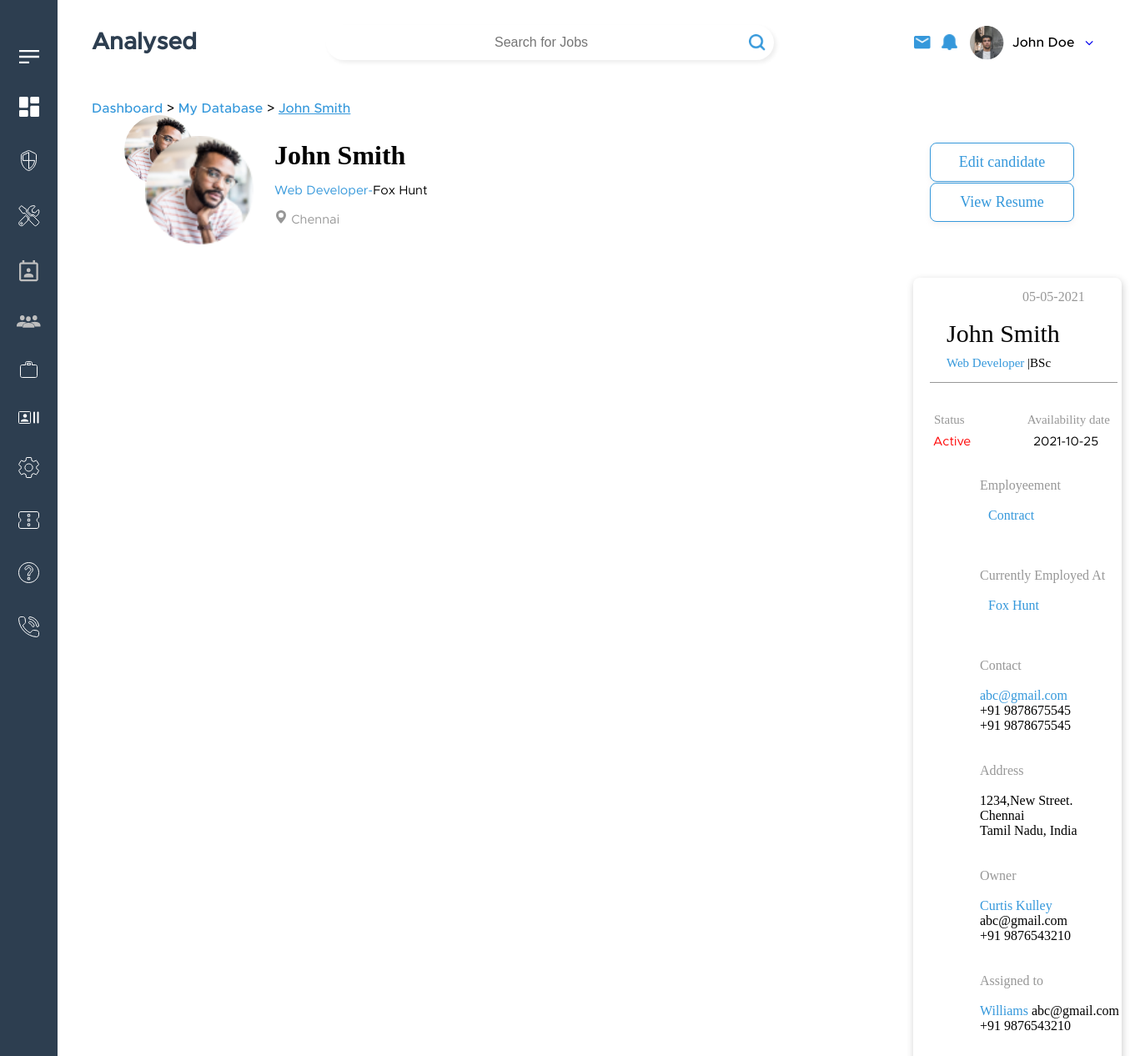
The app's page /recruiter/candidates_status_header.php with its own data.
### tables this page shows
CREATE TABLE `candidates` (
  `id` int(11) NOT NULL,
  `candidate_id` varchar(50) NOT NULL,
  `image` varchar(50) NOT NULL,
  `firstname` varchar(50) NOT NULL,
  `lastname` varchar(50) NOT NULL,
  `candidate_email` varchar(50) NOT NULL,
  `countrycode` varchar(3) NOT NULL,
  `phone_no` bigint(20) NOT NULL,
  `birth_date` date NOT NULL,
  `status` varchar(50) NOT NULL,
  `address` varchar(50) NOT NULL,
  `country` varchar(50) NOT NULL,
  `city_name` varchar(50) NOT NULL,
  `zipcode` varchar(10) NOT NULL,
  `state` varchar(50) NOT NULL,
  `current_title` varchar(50) NOT NULL,
  `company_name` varchar(50) NOT NULL,
  `candidate_type` varchar(50) NOT NULL,
  `emp_preference` varchar(50) NOT NULL,
  `source` varchar(50) NOT NULL,
  `recruiter` varchar(50) NOT NULL,
  `current_salary` int(11) NOT NULL,
  `salary_range1` int(11) NOT NULL,
  `salary_range2` int(11) NOT NULL,
  `talents` varchar(50) NOT NULL,
  `resume` varchar(50) NOT NULL,
  `skills` varchar(50) NOT NULL,
  `qualifications` varchar(50) NOT NULL,
  `comment` varchar(50) NOT NULL,
  `availability_date` date NOT NULL,
  `job` varchar(50) NOT NULL,
  `accessibility` varchar(50) NOT NULL,
  `response_type` varchar(50) NOT NULL,
  `last_updated` date NOT NULL
);

### recruiter/candidates_status_header.php (the view, shortened to what this page needs)
<?php include 'connection1.php'; ?>
<?php
    $c_id=$_GET['c_id'];
    $sql=mysqli_query($conn,"select * from candidates where candidate_id='$c_id'");
    $check=mysqli_num_rows($sql)>0;
    if($check){
        while($row=mysqli_fetch_assoc($sql)){
            ?>
       <link rel="stylesheet" href="./css/candidates_status_header.css">
<body>
   <?php include('header.php') ?>
<div class="container">
<div class="small_container">
        <div class="bread-crumbs_Mytools-recruiter">
            <a href=" dashboard.php" class="active-breadcrumb-link">Dashboard</a> >  <a href=" candidate_list.php" class="active-breadcrumb-link">My Database</a> >  <a href="" class="active-breadcrumb-link"><u>John Smith</u></a>
        </div>
 <div class="profile-img">
   <img src="../img/<?php echo $row["image"]; ?>" width="130" height="130" style="margin: 25px" alt="">
  <h1><?php echo $row["firstname"]; ?><p1 style="font-family:verdana"><?php echo $row["candidate_id"]; ?></p1></h1><br>
  <h2><span style="color:#3598DB"><?php echo $row["current_title"]; ?>-</span><?php echo $row["company_name"]; ?></h2><br>
  <h4><svg xmlns="http://www.w3.org/2000/svg" width="16" height="16" fill="currentColor" class="bi bi-geo-alt-fill" viewBox="0 0 16 16">
  <path d="M8 16s6-5.686 6-10A6 6 0 0 0 2 6c0 4.314 6 10 6 10zm0-7a3 3 0 1 1 0-6 3 3 0 0 1 0 6z"/>
</svg> <?php echo $row["city_name"]; ?></h4>
</div>
<div class="button">
<button><a href="edit-Candidates1.php" style="text-decoration: none;color:#3598DB;">Edit candidate</a></button><br><br><br><br>
<button ><a href="img/<?php echo $row["resume"]; ?>" target="_blank" style="text-decoration: none;color:#3598DB;">View Resume</a></button>
  </div>
          <div class="status">
     <div class="status1"><b><?php echo $row["candidate_id"]; ?>&emsp;&emsp;&emsp;&emsp;&emsp;&emsp;&emsp;</b>
     <span style="color:#979797">05-05-2021</span>
     </div>
     <br>
     <div class="status-name">
     <span><?php echo $row["firstname"]; ?></span>
     <p style="color:#3598DB"><?php echo $row["current_title"]; ?>
     <span style="color:black; font-size:15px">|<?php echo $row["qualifications"]; ?></span></p>
     <u style="color:#979797">&emsp;&emsp;&emsp;&emsp;&emsp;&emsp;&emsp;&emsp;&emsp;&emsp;&emsp;&emsp;&emsp;&emsp;&emsp;</u>
     <br><br>
     <span style="color:#979797; font-size:15px; font-family:CeraM; margin-left:-15px;">
     Status&emsp;&emsp;&emsp;&emsp;&emsp;Availability date</span>
     <br>
     </div>
    <div class="displayname">
    <span style="color:red"><?php echo $row["status"]; ?></span>&emsp;&emsp;&emsp;&emsp;&emsp;<?php echo $row["availability_date"]; ?>
    </div>
    <br>
    <br>
    <div class="employeement">
    Employeement<br><br>
    <p><?php echo $row["candidate_type"]; ?></p>
    <br><br><br>
    Currently Employed At<br><br>
    <p><?php echo $row["company_name"]; ?></p>
    <br>
    <br><br>
    Contact
    <br>
    <br>
    <p style="margin-left:-0"><?php echo $row["candidate_email"]; ?></p>
    <span style="color:black"><?php echo $row["countrycode"]; ?> <?php echo $row["phone_no"]; ?></span><br>
    <span style="color:black"><?php echo $row["countrycode"]; ?> <?php echo $row["phone_no"]; ?></span><br>
    <br><br>
     Address<br><br>
    <span style="color:black"><?php echo $row["address"]; ?><br>
    <?php echo $row["city_name"]; ?><br>
    <?php echo $row["state"]; ?>, <?php echo $row["country"]; ?></span><br>
    <br><br>
    Owner<br><br>
    <span style="color:#3598DB">Curtis Kulley</span>
    <span style="color:black">abc@gmail.com</span><br>
    <span style="color:black">+91 9876543210</span><br>
<br><br>
 Assigned to<br><br>
    <span style="color:#3598DB">Williams</span>
    <span style="color:black">abc@gmail.com</span><br>
    <span style="color:black">+91 9876543210</span><br>
</div>  </div>
<?php } }  ?>

### recruiter/header.php (shortened to what this page needs)
<link rel="stylesheet" href="./css/header_remove.css">
<link rel="stylesheet" href="./css/index_remov.css">
<link rel="stylesheet" href="https://stackpath.bootstrapcdn.com/font-awesome/4.7.0/css/font-awesome.min.css">
<nav class="sidebar_main">
    <ul class="sidebar_main-list">
        <li class="sidebar_main-listItems">
            <a href="#" class="sidebar_main-listlinks">
                <img src="./img/Menu.png" class="menuForSidebar" />
            </a>
        </li>
        <li class="sidebar_main-listItems">
            <a href="./dashboard.php" class="sidebar_main-listlinks">
                <img src="./img/nav-ele-1.png" />
            </a>
        </li>
        <li class="sidebar_main-listItems">
            <a href="./admin_panel.php" class="sidebar_main-listlinks">
                <img src="./img/Group 72.png" />
            </a>
        </li>
        <li class="sidebar_main-listItems">
            <a href="./yourTools.php" class="sidebar_main-listlinks">
                <img src="./img/Icon awesome-tools.png" />
            </a>
        </li>
        <li class="sidebar_main-listItems">
            <a href="./contact_list.php" class="sidebar_main-listlinks">
                <img src="./img/Path 3377.png" />
            </a>
        </li>
        <li class="sidebar_main-listItems">
            <a href="./client_list.php" class="sidebar_main-listlinks">
                <img src="./img/Group 2964.png" />
            </a>
        </li>
        <li class="sidebar_main-listItems">
            <a href="./job_listings.php" class="sidebar_main-listlinks">
                <img src="./img/Path 284-2.png" />
            </a>
        </li>
        <li class="sidebar_main-listItems">
            <a href="./candidate_list.php" class="sidebar_main-listlinks">
                <img src="./img/Group 75.png" />
            </a>
        </li>
        <li class="sidebar_main-listItems">
            <a href="./settings.php" class="sidebar_main-listlinks">
                <img src="./img/Group 139.png" />
            </a>
        </li>
        <li class="sidebar_main-listItems">
            <a href="./referrals.php" class="sidebar_main-listlinks">
                <img src="./img/Group 136.png" />
            </a>
        </li>
        <li class="sidebar_main-listItems">
            <a href="./complaint_tickets.php" class="sidebar_main-listlinks">
                <img src="./img/Group 138.png" />
            </a>
        </li>
        <li class="sidebar_main-listItems">
            <a href="./contact.php" class="sidebar_main-listlinks">
                <img src="./img/Group 137.png" />
            </a>
        </li>
    </ul>
</nav>
<div class="container">
    <nav class="nav_main">
        <h2 class="logo_heading" style=" font-weight: bold;">Analysed</h2>
        <div class="input-field">
            <input type="text" name="searchForJobs" id="inputSearch" class="searchForJobs"
                placeholder="Search for Jobs" />
            <button class="searchButton">
                <a href="searchJobs.php"> <img src="./img/search-icon-blue.png" /></a>
            </button>
        </div>
        <div class="profileInNav">
            <img src="./img/mail-icon-blue.png" alt="" class="notificationProfileInNav" />
            <img src="./img/notif-icon-blue.png" alt="" class="notificationProfileInNavNoti" />
            <section class="profileInfoInNav">
                <img src="./img/Profile-pic.png" alt="" class="profilePicInNav" />
                <span class="nameInNav">John Doe&nbsp;</span>
                <a href="#" class="dropDownMenu_nav">
                    <i class="fa fa-angle-down" aria-hidden="true"></i>
                </a>
            </section>
        </div>
    </nav>
</div>

### recruiter/css/candidates_status_header.css (style rules this page uses)
.profile-img { margin-top: 0px; margin-left: 39px; background: transparent url("img/Ellipse 148.png") 0% 0% no-repeat padding-box; opacity: 1; }
.profile-img h1 { font-family: CeraB; margin-top: -150px; margin-left: 180px; }
.profile-img h2 { font-family: Metro; margin-left: 180px; font-size: 15px; font-weight: 100; }
.profile-img h4 { font-family: Metro; margin-left: 180px; font-size: 15px; font-weight: 100; color: #979797; }
.button button { font-family: CeraB; color: #3598db; background-color: white; margin-top: -100px; margin-left: 1005px; width: 173px; height: 47px; border: 1px solid var(--unnamed-color-3598db); box-shadow: 0px 3px 6px #f5f2f2ee; border: 1px solid #3598db; border-radius: 8px; opacity: 1; font-size: 18px; }
.status { font-family: CeraB; margin-top: 0px; margin-left: 985px; width: 250px; height: 1000px; box-shadow: 1px 3px 10px #00000033; border-radius: 8px; opacity: 1; }
.status1 { padding-top: 14px; padding-left: 15px; margin-top: 14px; color: #333333; }
.status-name { margin-top: 0px; margin-left: 40px; font-family: CeraB; font-size: 30px; }
.status-name p { margin-top: 10px; margin-left: 0px; font-family: CeraM; font-size: 15px; }
.status-name u { margin-top: 0px; margin-left: -20px; font-family: CeraB; font-size: 15px; }
.displayname { margin-top: 10px; margin-left: 24px; font-family: Metro; font-size: 15px; }
.employeement { margin-left: 80px; color: #979797; }
.employeement p { margin-left: 10px; color: #3598db; }

### recruiter/css/header_remove.css (style rules this page uses)
* { margin: 0px; padding: 0px; box-sizing: border-box; }
a { text-decoration: none; outline: none; border: none; }
body { background-color: white; box-sizing: border-box; font-family: 'CeraB'; background-color: #fff; }
.sidebar_main { position: fixed; top: 0; left: 0; background-color: #2d3e50; height: 100%; width: auto; overflow: scroll; overflow-y: scroll; padding: 20px; z-index: 100; }
.sidebar_main-list { list-style: none; padding-left: 0px; }
.sidebar_main-listItems { display: block; }
.sidebar_main-listlinks { color: white; margin: 40px auto; display: block; text-decoration: none; text-align: center; }
.container { max-width: 100%; margin-left: 80px; position: relative; padding: 0px 30px; margin-top: 30px; }
.nav_main { margin: 50px auto; display: flex; align-items: flex-start; justify-content: space-between; flex-wrap: wrap; }
.logo_heading { color: #2d3e50; font-size: 28px; font-family: 'CeraB'; }
.input-field { box-shadow: 3px 3px 5px 0px rgba(238, 238, 238, 1); border-radius: 31px; flex-basis: 35%; display: flex; align-items: center; justify-content: center; padding: 5px 0px; }
.searchForJobs { padding: 5px 0px; text-align: center; border: none; outline: none; color: #979797; }
.searchButton { background: none; outline: none; cursor: pointer; border: none; }
.profileInNav { flex-basis: 13%; justify-content: space-around; position: relative; }
.notificationProfileInNavNoti, .notificationProfileInNav { cursor: pointer; width: 20px; }
.profileInNav, .profileInfoInNav { display: flex; align-items: center; }
.profileInfoInNav { cursor: pointer; justify-content: space-around; position: relative; }
.nameInNav { margin-left: 10px; font-weight: 500; }
.small_container { max-width: 80vw; display: block; margin: 80px auto; position: relative; }
@media screen and (max-width: 1400px) { .profileInNav { flex-basis: 20%; } }

### records on screen
candidates: image (picture), firstname "John Smith", current_title "Web Developer", company_name "Fox Hunt", city_name "Chennai", qualifications "BSc", status "Active", availability_date "2021-10-25", candidate_type "Contract", candidate_email "abc@gmail.com", countrycode "+91", phone_no "9878675545", address "1234,New Street.", state "Tamil Nadu", country "India"
